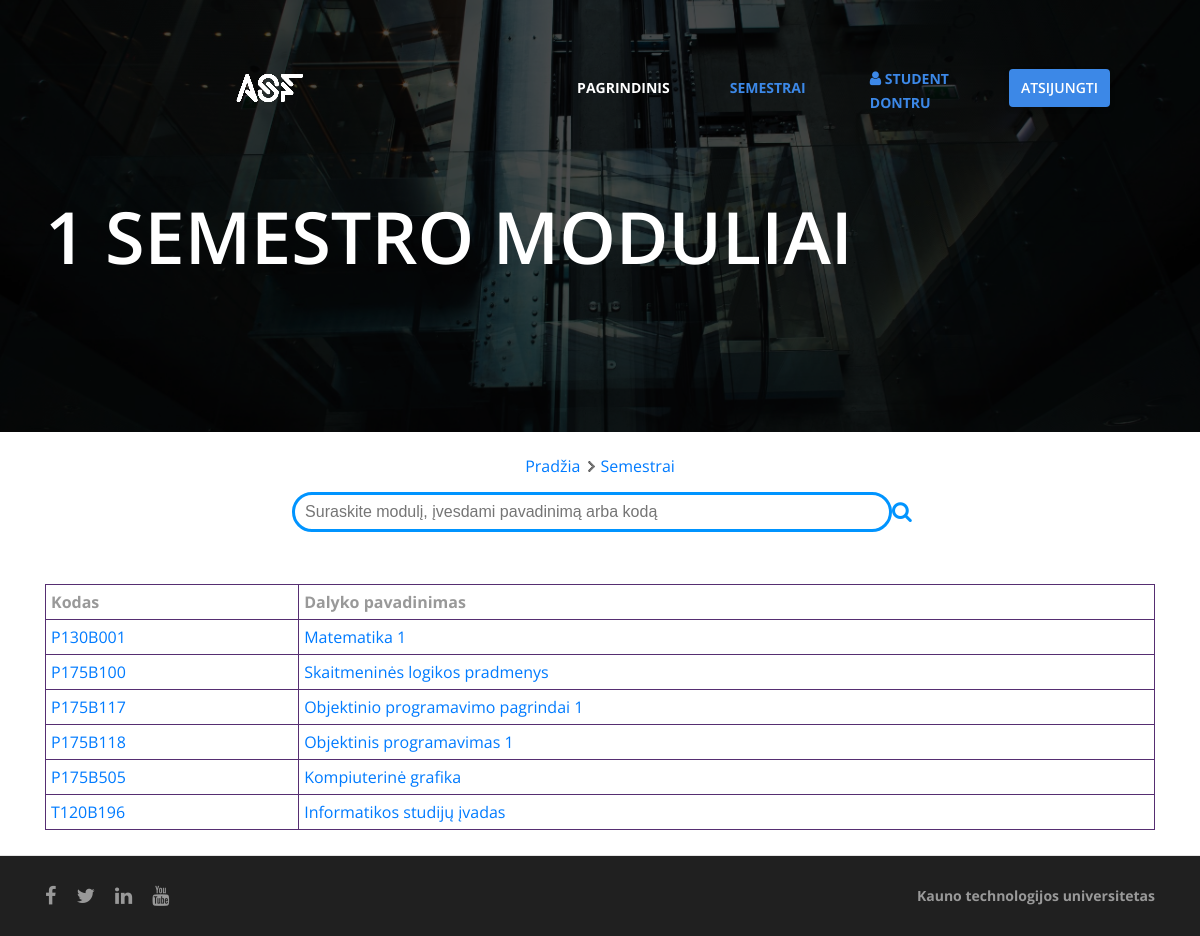
Screenshot of /semestroModuliai.php?semester=1 (signed in) with the database file from the repository.
### tables this page shows
CREATE TABLE `moduliai` (
  `Kodas` varchar(255) NOT NULL,
  `Pavadinimas` varchar(255) DEFAULT NULL,
  `Semestras` int(255) NOT NULL
);

### Model/db.php (called while the page is built, shortened)
<?php
    $usr = 'root';
    $pwd = '';
    $server = 'localhost';
    $db = 'forumas';
    $connect = mysqli_connect($server, $usr, $pwd);
    $db=mysqli_select_db($connect, $db);
?>

### Model/semester.php (called while the page is built)
<?php
class semester {
    private $module_table;
    public function __construct() {
        $this->module_table = "moduliai";
    }
    public function TakeSemester($semester) {
        include 'db.php';
        $query = "SELECT * FROM `{$this->module_table}` WHERE `semestras` = '{$semester}'";
        $result = mysqli_query($connect, $query);
        return $result;
    }
}
?>

### Control/semester.control.php (called while the page is built)
<?php
    include 'Model/semester.php';
    $semesterObj = new semester();
    $data = $semesterObj->TakeSemester($_GET['semester']);
?>

### semestroModuliai.php (the view, shortened to what this page needs)
<!DOCTYPE html>
<?php
include('Control/semester.control.php');
?>
<html lang="lt">
    <head>
        <link href="css/vendor/bootstrap.css" rel="stylesheet" />
        <link href="css/vendor/font-awesome.css" rel="stylesheet" />
        <link href="css/vendor/slick.css" rel="stylesheet" />
        <link href="css/vendor/slick-theme.css" rel="stylesheet" />
        <link href="css/main.css" rel="stylesheet" />
        <link rel="stylesheet" type="text/css" href="css/style.css">
        <link rel="stylesheet" type="text/css" href="css/moduliuStyle.css">
        <link rel="stylesheet" type="text/css" href="css/login.css">
    </head>
    <body>
        <header>
            <div class="containerH">
                <div class="logo">
                    <a href="index.php"><img src="assets/img/logobalta.png" alt="" /></a>
                </div>
                <div class="menu">
                    <ul>
                        <li><a style="margin-top: 17px; font-weight:bold;" href="index.php">Pagrindinis</a></li>
                        <li><a style="margin-top: 17px; font-weight:bold;" href="semestrai.php" class="active">Semestrai</a></li>
                        <li>&nbsp;</li>
                        <?php if (isset($_SESSION['name'])) { ?>
                            <ui style="float: left; margin-top: 5px; " class="logas pull-right">
                                <a  class="fa fa-user fa-1x" aria-hidden="true">
                                    <a style="font-family: 'Open Sans';text-transform: uppercase; font-size: 14px; font-weight:bold;">
                                        <?php
                                        if (isset($_SESSION['name'])) {
                                            echo nl2br($_SESSION['user'] . "\r\n" . $_SESSION['name']);
                                        }
                                        ?>
                                    </a>
                                </a>
                            </ui>
                        <?php } ?>
                        <li><?php if (isset($_SESSION['logged']) && $_SESSION['logged'] == true) { ?>
                                <div class="pullRight">
                                    <form action="" method="post">
                                        <button  style="width:auto;" type="logout" name="logout">Atsijungti</button>
                                    </form>
                                </div>
                            <?php } ?>
                        </li>
                    </ul>
                </div>
            </div>
        </header>
        <div class="intro-page" style="background-image: url('assets/img/backgr.jpg')">
            <div class="container">
                <h1><?php echo $_GET['semester']; ?>  semestro moduliai</h1>
            </div>
        </div>
        <ul class="pagePath">
            <li><a href='index.php'>Pradžia</a></li>
            <a href='semestrai.php'>Semestrai</a>
        </ul>
        <div class="sh" >
                <div class="search box">
                    <input type="search" name="box" onkeyup="showResult(this.value)" placeholder="Suraskite modulį, įvesdami pavadinimą arba kodą" />
                    <i style="color: #0094ff;"class="fa fa-search fa-lg" aria-hidden="true"></i>
                </div>
        </div>
        <section class="four-elements">
            <div class="container">
                <div>
                    <table class="semester">
                        <tr>
                            <th>Kodas</th>
                            <th>Dalyko pavadinimas</th>
                        </tr>
                        <?php foreach ($data as $key => $var) {
                            ?>
                            <tr>
                                <td> <a href="komentarai.php?semester=<?php echo $_GET['semester']; ?>&id=<?php echo $var['Kodas']; ?>&name=<?php echo $var['Pavadinimas']; ?>" ><?php echo $var['Kodas']; ?> </td>
                                <td> <a href="komentarai.php?semester=<?php echo $_GET['semester']; ?>&id=<?php echo $var['Kodas']; ?>&name=<?php echo $var['Pavadinimas']; ?>" ><?php echo $var['Pavadinimas']; ?> </td>
                            </tr>
                        <?php } ?>
                    </table>
                </div>
            </div>
        </section>
        <footer>
            <div class="container">
                <div class="row">
                    <div class="col-md-6 col-sm-12">
                        <ul>
                            <li><a href="https://www.facebook.com/ktu.lt"><i class="fa fa-facebook"></i></a></li>
                            <li><a href="https://twitter.com/ktuspace"><i class="fa fa-twitter"></i></a></li>
                            <li><a href="https://www.linkedin.com/school/ktu/"><i class="fa fa-linkedin"></i></a></li>
                            <li><a href="https://www.youtube.com/user/ktuvideo"><i class="fa fa-youtube"></i></a></li>
                        </ul>
                    </div>
                    <div class="col-md-6 col-sm-12">
                        <p><a href="https://ktu.edu/">Kauno technologijos universitetas</a></p>
                    </div>
                </div>
            </div>
        </footer>
    </body>
</html>

### css/main.css (style rules this page uses)
html { height:100% }
body { font-family: "Open Sans"; font-weight: 400; color: #999999; display: flex; flex-direction :column; min-height:100%; }
h1, h2, h3, h4, h5, h6 { font-family: "Open Sans"; }
a { -webkit-transition: all 0.3s ease; transition: all 0.3s ease; }
img { max-width: 100%; }
ul, li { margin: 0; padding: 0; list-style: none; }
.container { max-width: 1140px; width: 100%; }
a, a:hover, button, button:hover, .btnborder, .btntop { -webkit-transition: all 0.3s ease-in-out; transition: all 0.3s ease-in-out; }
.four-elements { padding: 25px 0; border-bottom: 1px solid #e5e5e5; }
header { overflow: hidden; display: block; position: absolute; width: 100%; top: 0; left: 0; z-index: 99; padding: 40px 0; -webkit-transition: all 0.3s ease; transition: all 0.3s ease; }
header .menu li { float: left; margin-left: 60px; }
header .menu li a { display: block; font: 500 14px "Open Sans"; color: #ffffff; text-transform: uppercase; }
header .menu li a.active, header .menu li a:hover { color: #3c88e7; }
header .menu li a.active { font-weight: 600; }
footer { background: #202020; padding: 25px 0; overflow: hidden; display: block; margin-top:auto; }
footer .row { -webkit-box-align: center; -webkit-align-items: center; -ms-flex-align: center; align-items: center; }
footer ul { overflow: hidden; }
footer ul li { float: left; margin-right: 20px; display: inline-block; }
footer ul li a { font-size: 20px; color: #999999; }
footer p { font: 700 14px/1 "Open Sans"; color: #999999; text-align: right; margin: 0; }
footer p a { color: #999999; }
.intro-page { padding: 200px 0 140px; background-image: url("../assets/img/slider.jpg"); background-size: cover; background-position: center; color: #ffffff; position: relative; }
.intro-page:before { content: ""; background: rgba(0, 0, 0, 0.7); position: absolute; left: 0; top: 0; right: 0; bottom: 0; z-index: 0; }
.intro-page .container { position: relative; z-index: 1; }
.intro-page .container h1 { font: 600 72px/1 "Open Sans"; text-transform: uppercase; margin: 0 0 20px; }

### css/style.css (style rules this page uses)
.pullRight { float: right; display: inline-block; padding-right:50px; }
.sh { position: relative; align-self: center; padding-bottom: 25px; }
.search { font-family: sans-serif; width:100%; }
input { border:3px solid #0094ff; height:40px; width:600px; border-radius:50px; padding:0px 10px; }
.box { width: 100%; text-align: center; margin: 2px; padding-top: 10px; display: flex; flex-grow: 1; align-items: center; justify-content: center; }

### css/moduliuStyle.css (style rules this page uses)
.semester { width: 100%; height: auto; }
.semester th { padding: 5px; border: 1px solid #562e72; padding-bottom: 5px; }
.semester tr { align-items: center; border: 1px solid #562e72; padding-bottom: 5px; }
.semester td { padding: 5px; border: 1px solid #562e72; }

### css/login.css (style rules this page uses)
header .containerH { margin-left:200px; margin-right:40px; display: -webkit-box; display: -webkit-flex; display: -ms-flexbox; display: flex; -webkit-box-align: center; -webkit-align-items: center; -ms-flex-align: center; align-items: center; -webkit-box-pack: justify; -webkit-justify-content: space-between; -ms-flex-pack: justify; justify-content: space-between; position: relative; }
.pagePath { margin: 2px; padding-top: 20px; display: flex; flex-grow: 1; align-items: center; justify-content: center; }
.pagePath li { float: left; display: block; margin-right: 5px; background: url(page-path-separator.png) center right no-repeat; padding-right: 15px; }
.logas { color: #3c88e7; }
.pullRight { float: right; display: inline-block; padding-right: 50px; }
button { display: inline-block; min-width: 100%; padding: 10px 10px; border: 2px solid #3c88e7; text-align: center; font: 600 14px/1 "Open Sans"; background: #3c88e7; color: #ffffff; margin: 8px 0; border-radius: 4px; text-transform: uppercase; -webkit-box-shadow: 0 2px 5px rgba(0, 0, 0, 0.2); box-shadow: 0 2px 5px rgba(0, 0, 0, 0.2); }
* { outline: none; }

### rows the page displays
moduliai: Kodas "P130B001", Pavadinimas "Matematika 1"
moduliai: Kodas "P175B100", Pavadinimas "Skaitmeninės logikos pradmenys"
moduliai: Kodas "P175B117", Pavadinimas "Objektinio programavimo pagrindai 1"
moduliai: Kodas "P175B118", Pavadinimas "Objektinis programavimas 1"
moduliai: Kodas "P175B505", Pavadinimas "Kompiuterinė grafika"
moduliai: Kodas "T120B196", Pavadinimas "Informatikos studijų įvadas"

### other values shown
$_SESSION['user'] . "\r\n" . $_SESSION['name'] "STUDENT DONTRU"
$_GET['semester'] "1"
